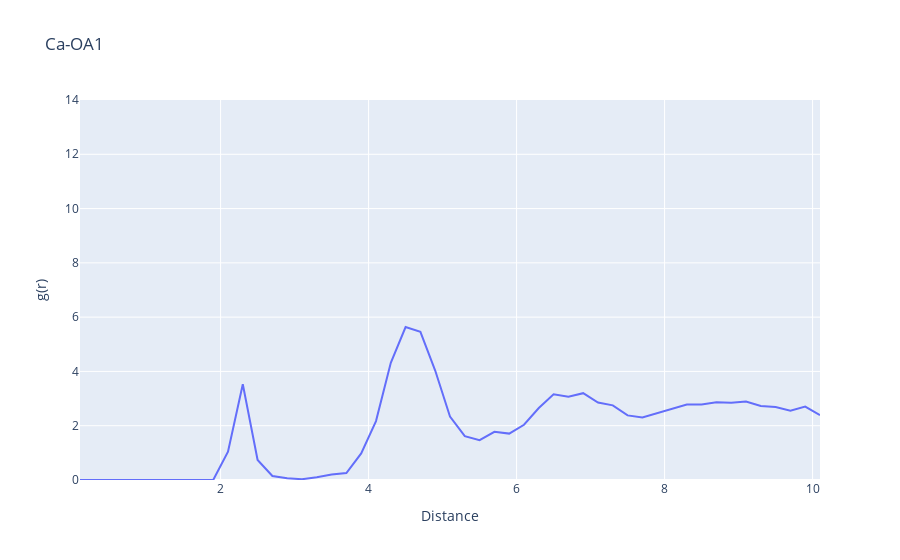

The cell this chart's notebook holds for it:
### Code cell
data = pd.read_table(data_dir_Ca + "RDF_CA_OA1_Unprot_TOCL2.dat", names=["Distance","g(r)"], sep = " ", index_col=False)
fig = px.line(data, x = "Distance", y= "g(r)", title = "Ca-OA1")
fig.update_layout(yaxis_range=[0,14])
fig.show()

### Figure 1 — Plotly figure (JSON) as saved in the notebook; plotly's stock layout.template omitted (floating-point values rounded to 4 significant figures)
{"data": [{"hovertemplate": "Distance=%{x}<br>g(r)=%{y}<extra></extra>", "legendgroup": "", "line": {"color": "#636efa", "dash": "solid"}, "marker": {"symbol": "circle"}, "mode": "lines", "name": "", "orientation": "v", "showlegend": false, "type": "scatter", "x": [0.1, 0.3, 0.5, 0.7, 0.9, 1.1, 1.3, 1.5, 1.7, 1.9, 2.1, 2.3, 2.5, 2.7, 2.9, 3.1, 3.3, 3.5, 3.7, 3.9, 4.1, 4.3, 4.5, 4.7, 4.9, 5.1, 5.3, 5.5, 5.7, 5.9, 6.1, 6.3, 6.5, 6.7, 6.9, 7.1, 7.3, 7.5, 7.7, 7.9, 8.1, 8.3, 8.5, 8.7, 8.9, 9.1, 9.3, 9.5, 9.7, 9.9, 10.1], "xaxis": "x", "y": [0, 0, 0, 0, 0, 0, 0, 0, 0, 0, 1.042, 3.527, 0.7355, 0.1484, 0.06434, 0.02811, 0.09933, 0.1985, 0.2568, 0.9777, 2.172, 4.315, 5.636, 5.46, 4.033, 2.34, 1.618, 1.466, 1.773, 1.709, 2.035, 2.651, 3.156, 3.067, 3.198, 2.854, 2.751, 2.38, 2.304, 2.457, 2.614, 2.784, 2.782, 2.862, 2.844, 2.894, 2.724, 2.688, 2.556, 2.705, 2.392], "yaxis": "y"}], "layout": {"legend": {"tracegroupgap": 0}, "title": {"text": "Ca-OA1"}, "xaxis": {"anchor": "y", "domain": [0, 1], "title": {"text": "Distance"}}, "yaxis": {"anchor": "x", "domain": [0, 1], "range": [0, 14], "title": {"text": "g(r)"}}}}
